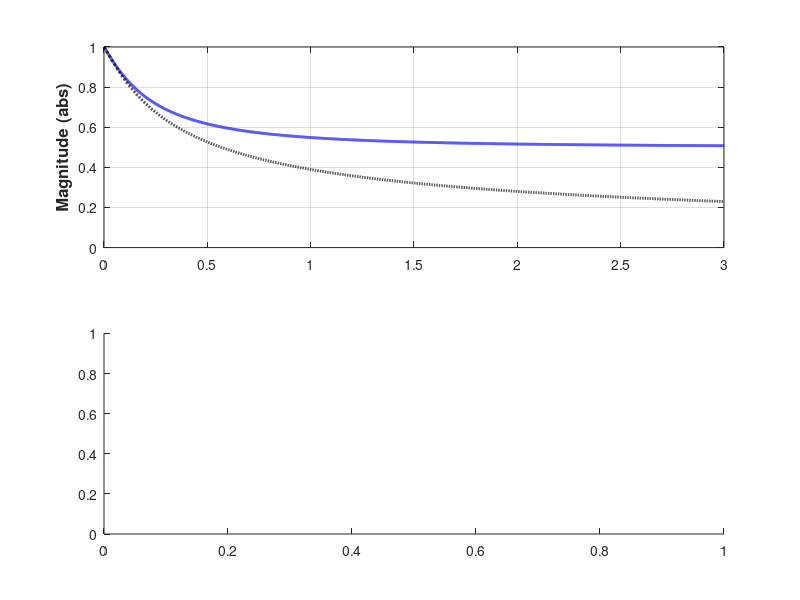

MATLAB code to generate this figure: (Note: this script raises an error after producing the figure.)
% Function theosears. 
%  Plot analytical expressions for Theodorsen's and Sear's functions, 
%  and compute and compare rational function approximations to both 
%  functions using fitmagfrd.
%
% Written by: Rafael Palacios (r.palacios@imperial.ac.uk)
% Latest update: May 2018. 
%%%%%%%%%%%%%%%%%%%%%%%%%%%%%%%%%% 
close all, clear all

% Define frequency-domain analytic functions.
sears=@(x) conj(2./(pi.*x.*(besselh(0,x)+i*besselh(1,x)))).*exp(-i*x);
theod=@(xx) besselh(1,2,xx)./(besselh(1,2,xx)+i*besselh(0,2,xx));

% Bode plots.
k=0:0.0005:3;
figure
subplot(2,1,1)
 plot(k,abs(theod(k)),'b-', 'LineWidth',2), hold on
 plot(k,abs(sears(k)),'k--','LineWidth',2)
 ylabel('Magnitude (abs)','FontSize',12,'FontWeight','bold')
 axis([0 3 0 1])
 grid on
 
subplot(2,1,2)
 plot(k,phase(theod(k))*180/pi,'b-', 'LineWidth',2), hold on
 plot(k,phase(sears(k))*180/pi,'k--','LineWidth',2)
 xlabel('Reduced frequency, k','FontSize',12,'FontWeight','bold')
 ylabel('Phase (deg)','FontSize',12,'FontWeight','bold')
 axis([0 3 -45 0])
 grid on
 legend('Theodorsen, C(k)','Sears, S_0(k)')


%% Rational function approximations to Theodorsen.
deltak=0.01;
k=0:deltak:5;
Wk=ones(size(k));
Wk(1:1/deltak)=100;
systh=frd(theod(k)-0.5,k);
systh2=fitmagfrd(systh,2,1,Wk)+0.5;
systh4=fitmagfrd(systh,4,1,Wk)+0.5;
jones=1-tf([0.165 0], [1 0.0455])-tf([0.335 0], [1 0.3]);

% Bode plots.
k=0:0.005:2;
figure
subplot(2,1,1)
 plot(k,abs(theod(k)),'b-', 'LineWidth',1), hold on
 ylabel('Magnitude (abs)','FontSize',12,'FontWeight','bold')
 axis([0 2 0 1])
subplot(2,1,2)
 plot(k,phase(theod(k))*180/pi,'b-', 'LineWidth',1), hold on
 xlabel('Reduced frequency, k','FontSize',12,'FontWeight','bold')
 ylabel('Phase (deg)','FontSize',12,'FontWeight','bold')
 axis([0 2 -20 0])
 
[mag,phi]=bode(jones,k);
subplot(2,1,1)
 plot(k,squeeze(mag),'k:','LineWidth',1)
subplot(2,1,2)
 plot(k,squeeze(phi),'k:','LineWidth',1)

[mag,phi]=bode(systh2,k);
subplot(2,1,1)
 plot(k,squeeze(mag),'k-.','LineWidth',1)
subplot(2,1,2)
 plot(k,squeeze(phi),'k-.','LineWidth',1)
 
k=0:0.05:2;
[mag,phi]=bode(systh4,k);
subplot(2,1,1)
 plot(k,squeeze(mag),'ks','LineWidth',1,'MarkerSize',3)
subplot(2,1,2)
 plot(k,squeeze(phi),'ks','LineWidth',1,'MarkerSize',3)
 
legend('Theodorsen', 'Jones RFA', '2-state RFA', '4-state RFA')
grid on

%% Rational function approximations to Sears.
deltak=0.02;
k=0:deltak:40;  % Note that a much larger value of k_max is needed to 
                % fit the asymptotic value through fitmagfrd (which does
                % enforce that S goes to zero automatically).Wk=ones(size(k));
Wk=ones(size(k));
Wk(1:1/deltak)=100;

sysse=frd(sears(k),k);
sysse2=fitmagfrd(sysse,2,[],Wk);
sysse4=fitmagfrd(sysse,4,[]);
jones=1-tf([0.5 0], [1 0.13])-tf([0.5 0], [1 1]);

% Bode plots.
k=0:0.005:2;
figure
subplot(2,1,1)
 plot(k,abs(sears(k)),'b-', 'LineWidth',1), hold on
 ylabel('Magnitude (abs)','FontSize',12,'FontWeight','bold')
 axis([0 2 0 1]), grid on
subplot(2,1,2)
 plot(k,phase(sears(k))*180/pi,'b-', 'LineWidth',1), hold on
 xlabel('Reduced frequency, k','FontSize',12,'FontWeight','bold')
 ylabel('Phase (deg)','FontSize',12,'FontWeight','bold')
 axis([0 2 -45 0]), grid on
 
[mag,phi]=bode(jones,k);
subplot(2,1,1)
 plot(k,squeeze(mag),'k:','LineWidth',1)
subplot(2,1,2)
 plot(k,squeeze(phi),'k:','LineWidth',1)

[mag,phi]=bode(sysse2,k);
subplot(2,1,1)
 plot(k,squeeze(mag),'k-.','LineWidth',1)
subplot(2,1,2)
 plot(k,squeeze(phi),'k-.','LineWidth',1)

k=0:0.05:2;
[mag,phi]=bode(sysse4,k);
subplot(2,1,1)
 plot(k,squeeze(mag),'ks','LineWidth',1,'MarkerSize',3)
subplot(2,1,2)
 plot(k,squeeze(phi),'ks','LineWidth',1,'MarkerSize',3)
 
legend('Sears', 'Jones RFA', '2-state RFA', '4-state RFA')
